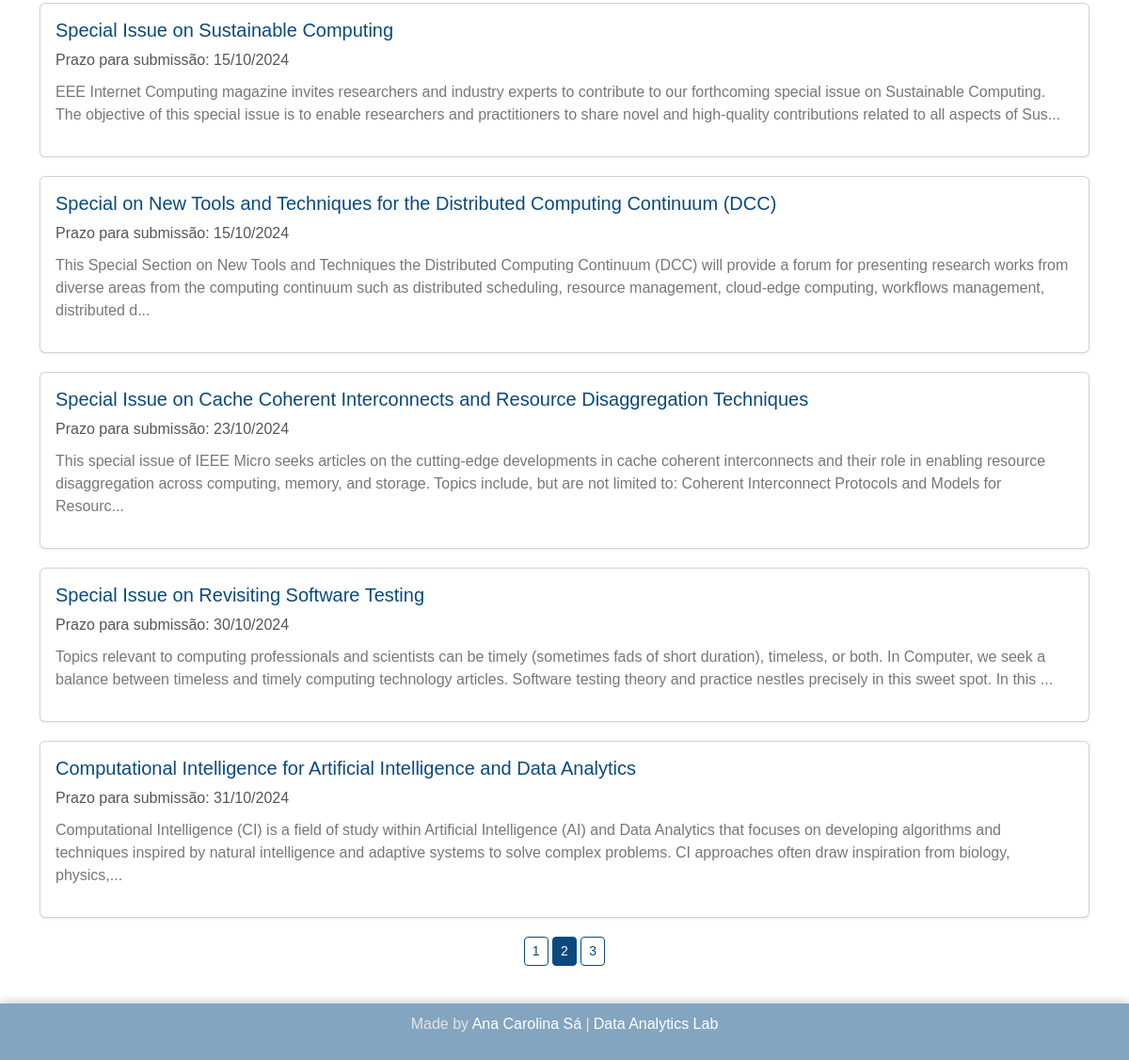
Page /?page=2 (lower part) on the earlier database version.
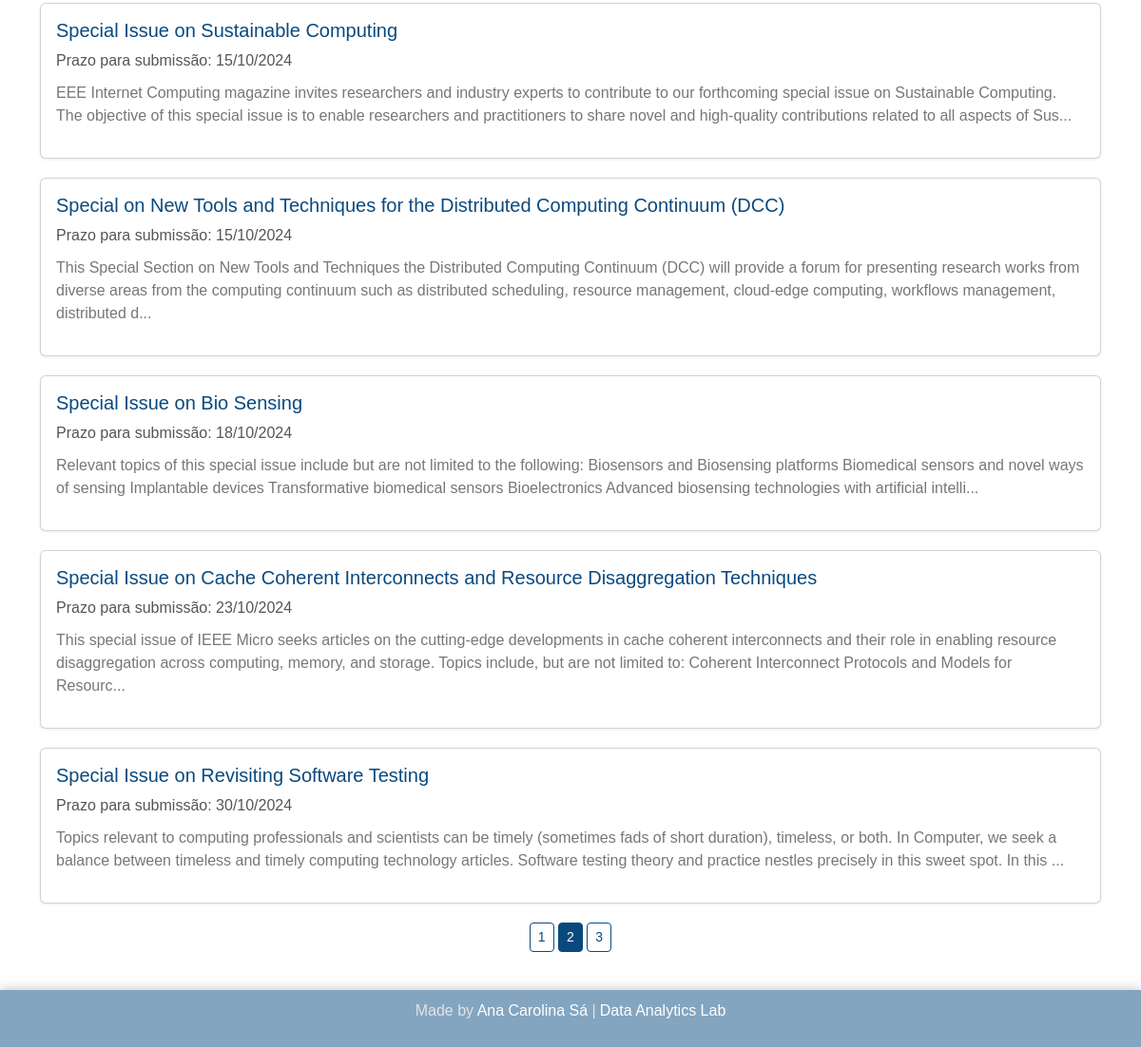
Same page on the later database version.
### website/adm/models.py (models this page shows)
class SPI(db.Model):
    id = db.Column(db.Integer, primary_key=True)
    editora = db.Column(db.String, unique=False, nullable=False)
    revista = db.Column(db.String, unique=False, nullable=False)
    titulo = db.Column(db.String, unique=False, nullable=False)
    link = db.Column(db.String, unique=True, nullable=False)
    prazo = db.Column(db.Date, unique=False, nullable=False)
    datanot = db.Column(db.Date, unique=False, nullable=False)
    detalhes = db.Column(db.String, unique=False, nullable=False)

### website/users/users_rotas.py (the view)
@app.route('/')
def home():
    per_page = 10
    page = request.args.get('page', type=int, default=1)
    specialissues = SPI.query.order_by(SPI.prazo.asc()).paginate(page=page, per_page=per_page)
    return render_template('users/users_home.html', title='Home para Usuários', specialissues=specialissues)

### website/templates/users/users_home.html
{% extends 'layout.html' %}
{% block content %}
{% include 'users/users_navbar.html' %}
<link rel="stylesheet" type="text/css" href="{{ url_for('static', filename='css/home.css') }}">
<div class="container">
    <div class="row">
        {% for spi in specialissues.items %}
        <div class="col-md-12">
            <div class="card special-issue">
                <a href="/detalhes/{{ spi.id }}" style="text-decoration: none; color: inherit;">
                    <div class="card-body">
                        <h5 class="card-title">{{ spi.titulo }}</h5>
                        <p class="date">Prazo para submissão: {{ spi.prazo.strftime('%d/%m/%Y') }}</p>
                        <p class="description">{{ spi.detalhes[:300] }}...</p>
                    </div>
                </a>
            </div>
        </div>
        {% endfor %}
    </div>
    <div class="col text-center">
        {% for page_num in specialissues.iter_pages() %}
        {% if page_num %}
            {% if specialissues.page == page_num %}
            <a href="{{ url_for('home', page=page_num) }}" class="btn btn-primary btn-sm">{{ page_num }}</a>
            {% else %}
            <a href="{{ url_for('home', page=page_num) }}" class="btn btn-outline-primary btn-sm">{{ page_num }}</a>
            {% endif %}
        {% else %}
            ...
        {% endif %}
        {% endfor %}
    </div>
</div>
{% include 'footer.html' %}
{% endblock content %}

### website/templates/layout.html (shortened to what this page needs)
<!doctype html>
<html lang="pt-br">
  <head>
    <link href="https://cdn.jsdelivr.net/npm/bootstrap@5.2.0-beta1/dist/css/bootstrap.min.css" rel="stylesheet">
  </head>
  <body>
    {% block content %}
    {% endblock content %}
  </body>
</html>

### website/templates/users/users_navbar.html (shortened to what this page needs)
{% extends 'layout.html' %}
{% block content %}
<!DOCTYPE html>
<html lang="en">
<head>
    <link rel="stylesheet" href="https://cdnjs.cloudflare.com/ajax/libs/font-awesome/5.15.3/css/all.min.css">
    <link href="https://cdn.jsdelivr.net/npm/bootstrap@5.3.3/dist/css/bootstrap.min.css" rel="stylesheet">
    <link rel="stylesheet" type="text/css" href="{{ url_for('static', filename='css/styles_nav.css') }}">
</head>
<body>
</body>
</html>
{% endblock content %}

### website/templates/footer.html
{% extends 'layout.html' %}
{% block content %}
<link rel="stylesheet" type="text/css" href="{{ url_for('static', filename='css/footer.css') }}">
<div class="footer-container">
    <div class="footer-infos">
        <p class="info">Made by <a href="https://github.com/accoelhos" target="_blank" class="footer-link">Ana Carolina Sá</a>  |</p>
        <p class="info">
            <a class="footer-link" href="https://eic.cefet-rj.br/~dal/" target="_blank">Data Analytics Lab</a></p>
    </div>
</div>
{% endblock content %}

### website/static/css/styles_nav.css (style rules this page uses)
* { font-family: 'Aileron', sans-serif; }

### website/static/css/home.css (style rules this page uses)
* { box-sizing: border-box; }
html, body { height: 100%; margin: 0; }
.container { display: flex; flex-direction: column; flex: 1; padding: 20px; min-height: calc(100vh - 100px); margin-top: 20px; }
.row { margin: 0; }
.col-md-12 { margin-bottom: 20px; }
.special-issue { border: 1px solid rgba(248, 248, 248, 0.5); border-radius: 10px; box-shadow: 0 1px 4px rgba(0, 0, 0, 0.05), 0 1px 2px rgba(0, 0, 0, 0.03); transition: transform 0.2s ease, box-shadow 0.2s ease; width: 100%; background-color: #f9f9f9; }
.card-body { padding: 20px; }
.card-title { font-size: 20px; color: #0a497e; }
.date { color: #555; margin-bottom: 10px; }
.description { font-size: 16px; color: #777; }
.btn.btn-primary.btn-sm { background-color: #0a497e; border-color: #0a497e; }
.col.text-center { margin-bottom: 20px; }
.btn.btn-outline-primary.btn-sm { border-color: #0a497e; color: #0a497e; }

### website/static/css/footer.css (style rules this page uses)
.footer-container { width: 100%; background-color: #83a5c0; color: #e4e4e4; padding: 10px 0; display: flex; align-items: center; justify-content: center; box-shadow: 0px -2px 10px rgba(0, 0, 0, 0.2); }
.footer-infos { height: 40px; display: flex; align-items: center; justify-content: space-between; }
.footer-link { text-decoration: none; color: #fff; transition: 0.5s; }
.info { padding: 2px; }

Differences in the rows shown:
no longer on this page (row unchanged): SPI: titulo "Computational Intelligence for Artificial Intelligence and Data Analytics", prazo "31/10/2024", detalhes "Computational Intelligence (CI) is a field of study within Artificial Intelligence (AI) and Data Analytics that focuses on developing algorithms and techniques inspired by natural intelligence and adaptive systems to solve complex problems. CI approaches often draw inspiration from biology, physics,"
added SPI: titulo "Special Issue on Bio Sensing", prazo "18/10/2024", detalhes "Relevant topics of this special issue include but are not limited to the following: Biosensors and Biosensing platforms Biomedical sensors and novel ways of sensing Implantable devices Transformative biomedical sensors Bioelectronics Advanced biosensing technologies with artificial intelli"
